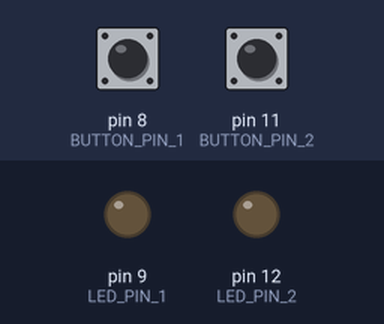
A sketch run on a simulated Arduino Leonardo, built with avr-gcc and run on an emulated ATmega32U4. Shown: output pins drawn as LEDs (lit = HIGH). The inputs (shaded band) are chosen by the test bench; at power-on: pin 8 (BUTTON_PIN_1) HIGH, pin 11 (BUTTON_PIN_2) HIGH. Random numbers use the default seed unless the sketch sets one; USB keyboard and mouse output is not drawn.

Above: at 1.2 s.
1.3 s: pin 8 (BUTTON_PIN_1) pulled LOW for 3.2 s
At 2.4 s:
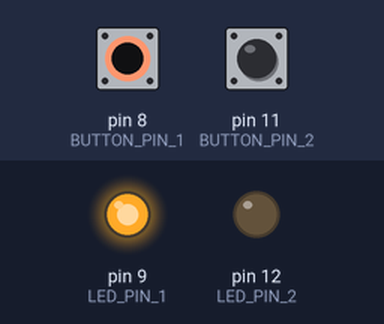
6.7 s: pin 11 (BUTTON_PIN_2) pulled LOW for 0.15 s
At 7.7 s:
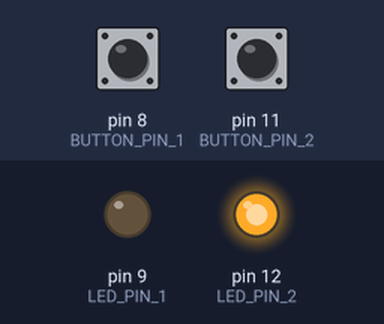
9.8 s: pin 11 (BUTTON_PIN_2) pulled LOW for 1 s
At 12.7 s:
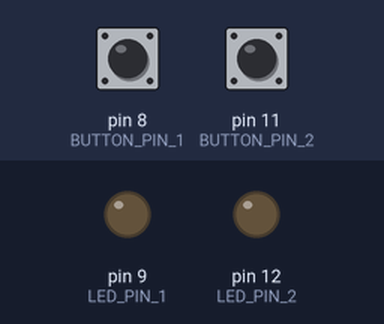
13.2 s: pin 11 (BUTTON_PIN_2) pulled LOW for 3.2 s
At 13.8 s:
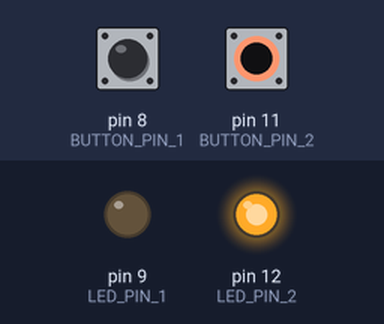
Timing chart, 0 to 18.7 s (numbered marks = the images above; inputs shaded):
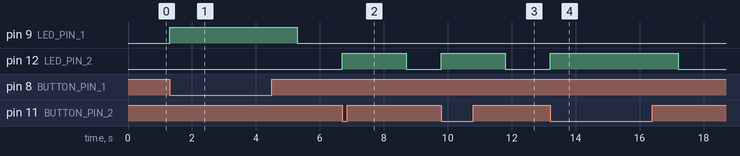

Measured:
- after the input at 1.3 s, pin 9 (LED_PIN_1): LOW → HIGH at once, → LOW 4.0 s later
- after the input at 6.7 s, pin 12 (LED_PIN_2): LOW → HIGH at once, → LOW 2.0 s later
- after the input at 9.8 s, pin 12 (LED_PIN_2): LOW → HIGH at once, → LOW 2.0 s later
- after the input at 13.2 s, pin 12 (LED_PIN_2): LOW → HIGH at once, → LOW 4.0 s later

The sketch:

Arduino_LED_Buttons.ino
```cpp
#include <Keyboard.h> //include the keyboard usb library

// define is like creating const in JS as we give it a variable that cannot be reassigned
#define PERIOD_DELAY 2000 // the delay time of of registering a keypress

#define LED_PIN_1 9 // LED connected to button 1
#define BUTTON_PIN_1 8 //button 1

#define LED_PIN_2 12 // LED connected to button 2
#define BUTTON_PIN_2 11 //button 2

// stores the time in which the button is pressed for (e.g. holding down button will keep LED on until released)
unsigned long button1TimeNow = 0;
unsigned long button2TimeNow = 0;

// boolean to keep track of which button is pressed
bool wasButton1Pressed = false;
bool wasButton2Pressed = false;

// boolean to keep track of which LED has finished according to the "PREIOD_DELAY"
bool led1DelayCompleted = true; // initially set to true so either button can be pressed first
bool led2DelayCompleted = true;

//needed to setup the arduino and its connections
void setup() {
  Serial.begin(9600); //allows the serial to communicate to help debug (like console.log)
  pinMode(BUTTON_PIN_1, INPUT_PULLUP); // sets the mode for pins: input_pullup to show it as an input pin with pull up resistors
  pinMode(LED_PIN_1, OUTPUT); // sets the mode for pins: output to show they will provide an output (e.g. light up led)
  pinMode(BUTTON_PIN_2, INPUT_PULLUP); // sets the mode for pins: input_pullup to show it as an input pin with pull up resistors
  pinMode(LED_PIN_2, OUTPUT); // sets the mode for pins: output to show they will provide an output (e.g. light up led)

  Keyboard.begin(); // initiating the keyboard library
  randomSeed(analogRead(A0)); //allowing the random() to reset on an available pin
}

// the function continuously runs after setup
void loop() {
  // check current state of the buttons (if the are pressed or not)
  bool currentButton1State = digitalRead(BUTTON_PIN_1);
  bool currentButton2State = digitalRead(BUTTON_PIN_2);

    // handling the button 1 & led 1

  //setup to prevent overlapping presses with the delay, setting it up to ensure wasButton1Pressed is only true once per loop
  if (currentButton1State == LOW && !wasButton1Pressed && led2DelayCompleted) {
    //first checks button state, LOW means buttons has been pressed an pin pulls to 0 volts
    // and checks if button1 was pressed for the first time, prevents code from repeating when button is held down
    // and ensures that the other LED (led2) has finished its delay time to not overlap the LED's

    wasButton1Pressed = true; // if all conditions are true, turn the wasButton1pressed to true, and begin executing code inside "if (wasButton1Pressed){}"
    button1TimeNow = millis(); //records current time of the button for the delay
    led1DelayCompleted = false; // false indicates that delay period is now running for LED 1

    Keyboard.press(random(KEY_KP_1, KEY_KP_3)); // first press is a random number between 1-2 which displays positive colours
    Keyboard.press(' '); // second press is a keyboard which initiates fluid design based on the previous number (positve colours in this case)
    Keyboard.releaseAll(); // stops all the presses instantly after 1 press
  }

// main code for button press to turn on and off the LED
  if (wasButton1Pressed) { // when button 1 is pressed (since it was set to true in previous code)
    if (millis() - button1TimeNow < PERIOD_DELAY) { // check if current time - the time from when the button was pressed is smaller than the delay period set
      digitalWrite(LED_PIN_1, HIGH); // if true have the LED on
    } else {
      digitalWrite(LED_PIN_1, LOW); //if false (delay period is finished) have the LED off
      wasButton1Pressed = false; // reset the button press value to false meaning it is no longer being pressed
      led1DelayCompleted = true; // mark the period delay completed, meaning LED is off
    }
  }

  // same as above but for Button 2
  if (currentButton2State == LOW && !wasButton2Pressed && led1DelayCompleted) {
    wasButton2Pressed = true;
    button2TimeNow = millis();
    led2DelayCompleted = false;
    Keyboard.press(random(KEY_KP_3, KEY_KP_5));
    Keyboard.press(' ');
    Keyboard.releaseAll();
  }

  if (wasButton2Pressed) {
    if (millis() - button2TimeNow < PERIOD_DELAY) {
      digitalWrite(LED_PIN_2, HIGH);
    } else {
      digitalWrite(LED_PIN_2, LOW);
      wasButton2Pressed = false;
      led2DelayCompleted = true;
    }
  }
}
```
